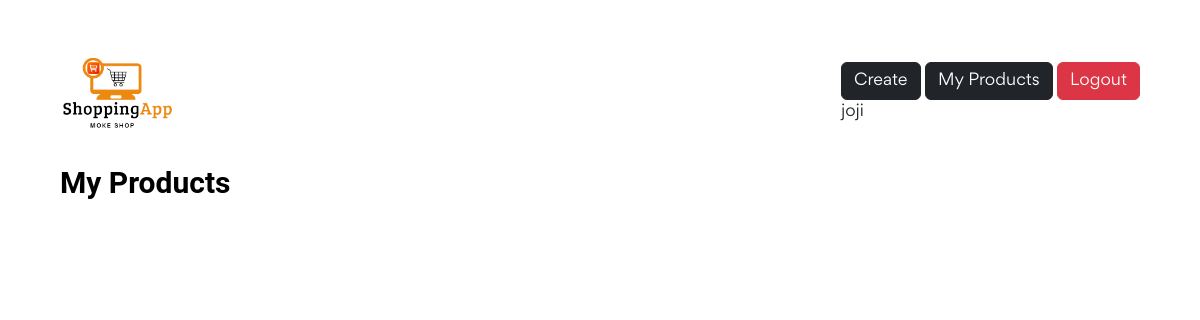
/products/my_products/ (signed in), run on an earlier commit of the app's database.
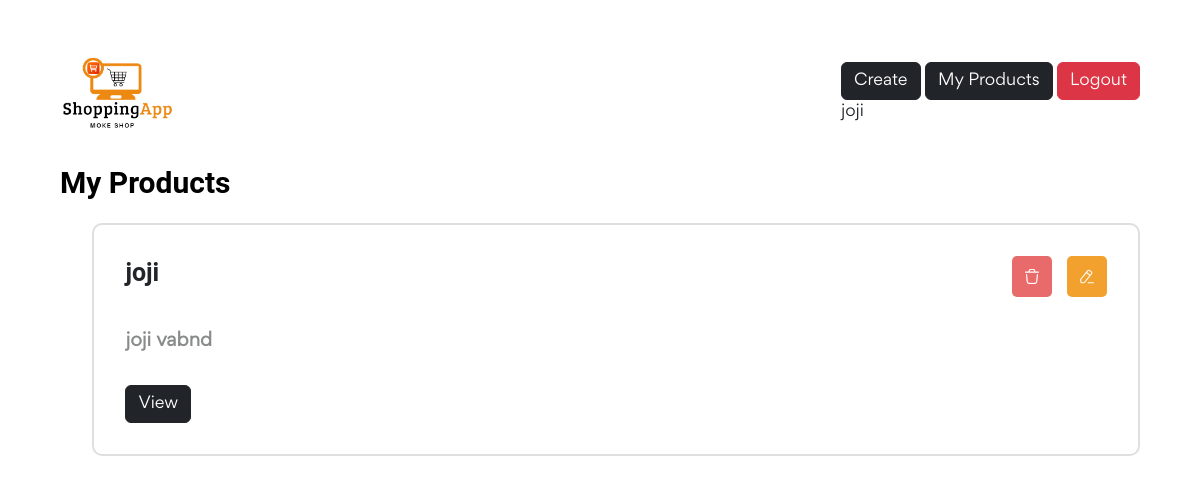
And on a later commit of the database.
### products/models.py (models this page shows, shortened)
class Product(models.Model):
    title = models.CharField(max_length=255)
    description = models.TextField()
    categories = models.ManyToManyField("products.Category")
    image = models.ImageField(upload_to="products/")
    price = models.DecimalField(max_digits=8, decimal_places=2)
    brand = models.ForeignKey("products.Brand", on_delete=models.CASCADE)
    is_deleted = models.BooleanField(default=False)

### products/views.py (the view)
# urls.py: path('my_products/', views.my_products, name='my_products'),
@login_required(login_url="/users/login/")
def my_products(request):
    instances = Product.objects.filter(brand__user=request.user, is_deleted=False)
    context = {
        "title": "My Products",
        "instances": instances
    }
    return render(request, "products/my_products.html", context=context)

### templates/products/my_products.html
{% extends "base.html" %} {% load static %} {% block content %}
<section id="my-posts-home">
  <section class="wrapper">
    {% include 'includes/header.html' %}
    <section class="spotlight">
      <h3 class="fw-bold">{{title}}</h3>
      <ul class="posts">
        {% for instance in instances %}
        <li class="post">
          <div class="top">
            <h5 class="title">{{instance.title}}</h5>
            <div class="buttons">
              <a
                href="{% url 'products:delete_product' id=instance.id %}"
                class="danger action-button reload"
                data-text="Are you sure want to remove this post. You can't undo this action."
                data-title="Confirm Delete!"
                title="Delete!"
              >
                <img
                  src="{% static 'images/icons/delete.svg' %}"
                  alt="Delete"
                />
              </a>
              <a
                href="{% url 'products:edit_product' id=instance.id %}"
                class="warning"
              >
                <img src="{% static 'images/icons/pencil.svg' %}" alt="Edit" />
              </a>
            </div>
          </div>
          <p class="description">{{instance.description}}</p>
          <div class="bottom">
            <a
              href="{% url 'web:product' id=instance.id %}"
              class="btn btn-dark"
            >
              View
            </a>
          </div>
        </li>
        {% endfor %}
      </ul>
    </section>
  </section>
</section>
{% endblock %}

### templates/base.html (shortened to what this page needs)
<!DOCTYPE html>
<html lang="en">
  <head>
    {% load static %}
    <link
      rel="stylesheet"
      href="{% static 'css/style.css' %}"
      type="text/css"
    />
    <link
    rel="stylesheet"
    href="{% static 'css/nicepage.css' %}"
    media="screen"
  />
  <link rel="stylesheet" href="{% static 'css/Home.css' %}" media="screen" />
    <link
      rel="stylesheet"
      href="	https://cdn.jsdelivr.net/npm/bootstrap@5.2.2/dist/css/bootstrap.min.css"
    />
  </head>
  <body>
    {% block content %} {% endblock %}
  </body>
</html>

### templates/includes/header.html (shortened to what this page needs)
{% load static %}
<header>
    <h1>
        <a href="{% url 'web:index' %}">
            <img
                src="{% static 'images/icons/fyk.png' %}"
                alt="Logo"
                style="width:75% ;"
            />
        </a>
    </h1>
    <div>
        {% if request.user.is_authenticated %}
        <a href="{% url 'products:create' %}" class="btn btn-dark">Create</a>
        <a href="{% url 'products:my_products' %}" class="btn btn-dark">My Products</a>
        <a href="{%url 'users:logout' %}" class="btn btn-danger"> Logout </a>
        {% else %}
        <a href="{% url 'users:login' %}" class="btn btn-success"> Login </a>
        <a href="{% url 'users:signup' %}"><button type="button" class="btn btn-success">signup</button></a>
        {% endif %}
        <div>{{ request.user.username }}</div>
</header>

### static/css/style.css (style rules this page uses)
* { margin: 0; padding: 0; border: 0; vertical-align: baseline; background: transparent; font-weight: normal; text-decoration: none; outline: none; -webkit-box-sizing: border-box; -moz-box-sizing: border-box; box-sizing: border-box; font-family: "Gordita Regular"; }
ol, ul { list-style: none; }
body { font-size: 17px; color: #1c2c40; overflow-x: hidden; min-width: 320px; font-weight: 400; }
a { color: #1c2c40; }
p { line-height: 1.6em; font-size: 16px; font-weight: 400; }
.wrapper { width: 90%; margin: 0 auto; max-width: 1500px; }
img { display: block; width: 100%; height: 100%; }
header { display: flex !important; align-items: center; margin-bottom: 15px; justify-content: space-between; }
header h1 { width: 150px; }
header h1 a { display: block; }
#my-posts-home { padding: 3% 0 5%; position: relative; }
#my-posts-home section.spotlight { padding: 0 0 5% 0; }
#my-posts-home section.spotlight h3 { font-size: 30px; margin-bottom: 2%; color: #000; font-weight: 700; }
#my-posts-home section.spotlight ul.posts { width: 100%; margin-bottom: 3%; }
#my-posts-home section.spotlight ul.posts li.post { border: 2px solid #dfdfdf; border-radius: 10px; padding: 3%; margin-bottom: 2%; }
#my-posts-home section.spotlight ul.posts li.post:last-child { margin: 0; }
#my-posts-home section.spotlight ul.posts li.post div.top { display: flex; align-items: center; justify-content: space-between; margin-bottom: 3%; }
#my-posts-home section.spotlight ul.posts li.post div.top h5.title { font-size: 25px; font-weight: 700; }
#my-posts-home section.spotlight ul.posts li.post div.top div.buttons { display: flex; margin-right: -15px; }
#my-posts-home section.spotlight ul.posts li.post div.top a { border-radius: 5px; padding: 13px; width: 40px; margin-right: 15px; }
#my-posts-home section.spotlight ul.posts li.post div.top a.danger { background: #e96a6a; }
#my-posts-home section.spotlight ul.posts li.post div.top a.warning { background: #f2a12e; }
#my-posts-home section.spotlight ul.posts li.post p.description { font-size: 18px; color: #898a8a; font-weight: 700; width: 80%; margin-bottom: 2%; }
#my-posts-home section.spotlight ul.posts li.post div.bottom { display: flex; align-items: center; justify-content: space-between; }
@media all and (max-width: 1280px) { #my-posts-home section.spotlight ul.posts li.post p.description { font-size: 18px; margin-bottom: 3%; } }

What changed in the data, as far as the page shows it:
added Product: title "joji", description "joji vabnd"
